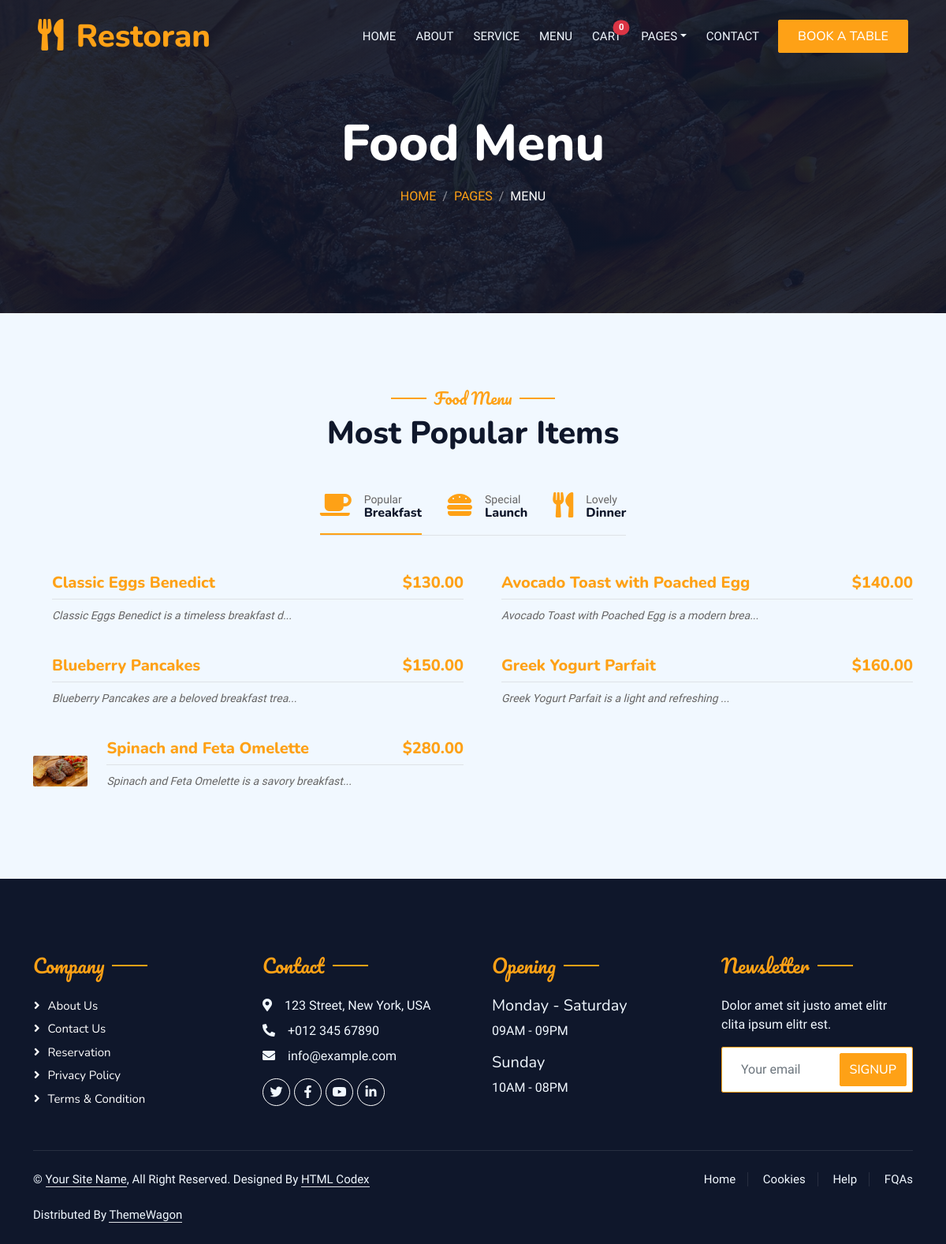
Page /break-first/ on the committed database.
### menue/models.py (models this page shows, shortened)
class Item(models.Model):
  name = models.CharField(max_length=300)
  description = HTMLField()
  price = models.DecimalField(max_digits=5,decimal_places=2)
  image = models.ImageField(upload_to='items')
  period = models.CharField(max_length=10,choices=PERIOD_CHOICES)
  slug = AutoSlugField(populate_from='name')
  created = models.DateTimeField(auto_now_add=True)

### menue/views.py (the view)
# urls.py: path('break-first/', break_fist_item, name='break-first'),
def break_fist_item(request):
  break_first = Item.objects.filter(period='BREAK_FIST')
  context ={
    'items':break_first
  }
  return render(request, 'break_fist.html', context)

### cart/templatetags/cart_count.py (called while the page is built)
@register.simple_tag
def cart_count(request, user):
    guest_user_count = 0
    guest_user_count = CartItem.objects.filter(session_key=request.session.session_key).count()
    total_count = guest_user_count
    return total_count if total_count > 0 else 0

### menue/templates/break_fist.html (shortened to what this page needs)
{% extends "base.html" %}
{% load cart_count %}
{% load static %}
{% block content %}
        <div class="container-xxl position-relative p-0">
            <nav class="navbar navbar-expand-lg navbar-dark bg-dark px-4 px-lg-5 py-3 py-lg-0">
                <a href="{% url 'home' %}" class="navbar-brand p-0">
                    <h1 class="text-primary m-0"><i class="fa fa-utensils me-3"></i>Restoran</h1>
                </a>
                <div class="collapse navbar-collapse" id="navbarCollapse">
                    <div class="navbar-nav ms-auto py-0 pe-4">
                        <a href="{% url 'home' %}" class="nav-item nav-link ">Home</a>
                        <a href="{% url 'about' %}" class="nav-item nav-link">About</a>
                        <a href="{% url 'service' %}" class="nav-item nav-link">Service</a>
                        <a href="{% url 'items' %}" class="nav-item nav-link">Menu</a>
                        <a href="{% url 'cart' %}" class="nav-item nav-link position-relative">
                        Cart
                        <span class="position-absolute  start-100 translate-middle badge rounded-pill bg-danger">
                          {% cart_count request request.user %}
                        </span>
                        </a>
                        <div class="nav-item dropdown">
                            <a href="#" class="nav-link dropdown-toggle" data-bs-toggle="dropdown">Pages</a>
                        </div>
                        <a href="{% url 'contact' %}" class="nav-item nav-link">Contact</a>
                    </div>
                    <a href="{% url 'booking' %}" class="btn btn-primary py-2 px-4">Book A Table</a>
                </div>
            </nav>
            <div class="container-xxl py-5 bg-dark hero-header mb-5">
                <div class="container text-center my-5 pt-5 pb-4">
                    <h1 class="display-3 text-white mb-3 animated slideInDown">Food Menu</h1>
                    <nav aria-label="breadcrumb">
                        <ol class="breadcrumb justify-content-center text-uppercase">
                            <li class="breadcrumb-item"><a href="#">Home</a></li>
                            <li class="breadcrumb-item"><a href="#">Pages</a></li>
                            <li class="breadcrumb-item text-white active" aria-current="page">Menu</li>
                        </ol>
                    </nav>
                </div>
            </div>
        </div>
        <div class="container-xxl py-5">
            <div class="container">
                <div class="text-center wow fadeInUp" data-wow-delay="0.1s">
                    <h5 class="section-title ff-secondary text-center text-primary fw-normal">Food Menu</h5>
                    <h1 class="mb-5">Most Popular Items</h1>
                </div>
                <div class="tab-class text-center wow fadeInUp" data-wow-delay="0.1s">
                    <ul class="nav nav-pills d-inline-flex justify-content-center border-bottom mb-5">
                        <li class="nav-item">
                            <a class="d-flex align-items-center text-start mx-3 ms-0 pb-3 active"  href="{% url 'break-first' %}">
                                <i class="fa fa-coffee fa-2x text-primary"></i>
                                <div class="ps-3">
                                    <small class="text-body">Popular</small>
                                    <h6 class="mt-n1 mb-0">Breakfast</h6>
                                </div>
                            </a>
                        </li>
                        <li class="nav-item">
                            <a class="d-flex align-items-center text-start mx-3 pb-3"  href="{% url 'lunch' %}">
                                <i class="fa fa-hamburger fa-2x text-primary"></i>
                                <div class="ps-3">
                                    <small class="text-body">Special</small>
                                    <h6 class="mt-n1 mb-0">Launch</h6>
                                </div>
                            </a>
                        </li>
                        <li class="nav-item">
                            <a class="d-flex align-items-center text-start mx-3 me-0 pb-3"  href="{% url 'dinner' %}">
                                <i class="fa fa-utensils fa-2x text-primary"></i>
                                <div class="ps-3">
                                    <small class="text-body">Lovely</small>
                                    <h6 class="mt-n1 mb-0">Dinner</h6>
                                </div>
                            </a>
                        </li>
                    </ul>
                    <div class="tab-content">
                        <div id="tab-1" class="tab-pane fade show p-0 active">
                            <div class="row g-4">
                            {% for item in items %}
                            <div class="col-lg-6">
                                    <div class="d-flex align-items-center">
                                        <a href="{% url 'detail' item.slug %}">
                                            <img class="flex-shrink-0 img-fluid rounded" src="{{ item.image.url }}" alt="" style="width: 80px;">
                                        </a>
                                        <div class="w-100 d-flex flex-column text-start ps-4">
                                            <h5 class="d-flex justify-content-between border-bottom pb-2">
                                                <a href="{% url 'detail' item.slug %}"><span>{{item.name}}</span></a>
                                                <span class="text-primary">${{item.price}} </span>
                                            </h5>
                                            <small class="fst-italic">{{item.description | slice:50 |safe}}... </small>
                                        </div>
                                    </div>
                                </div>
                            {% endfor %}
                            </div>
                        </div>
                    </div>
                </div>
            </div>
        </div>
{% endblock content %}

### static/css/style.css (style rules this page uses)
:root { --primary: #FEA116; --light: #F1F8FF; --dark: #0F172B; }
.ff-secondary { font-family: 'Pacifico', cursive; }
.btn { font-family: 'Nunito', sans-serif; font-weight: 500; text-transform: uppercase; transition: .5s; }
.btn.btn-primary, .btn.btn-secondary { color: #FFFFFF; }
.navbar-dark .navbar-nav .nav-link { position: relative; margin-left: 25px; padding: 35px 0; font-size: 15px; color: var(--light) !important; text-transform: uppercase; font-weight: 500; outline: none; transition: .5s; }
@media (min-width: 992px) { .navbar-dark { position: absolute; width: 100%; top: 0; left: 0; z-index: 999; background: transparent !important; } }
.hero-header { background: linear-gradient(rgba(15, 23, 43, .9), rgba(15, 23, 43, .9)), url(../img/bg-hero.jpg); background-position: center center; background-repeat: no-repeat; background-size: cover; }
.breadcrumb-item + .breadcrumb-item::before { color: rgba(255, 255, 255, .5); }
.section-title { position: relative; display: inline-block; }
.section-title::before { position: absolute; content: ""; width: 45px; height: 2px; top: 50%; left: -55px; margin-top: -1px; background: var(--primary); }
.section-title::after { position: absolute; content: ""; width: 45px; height: 2px; top: 50%; right: -55px; margin-top: -1px; background: var(--primary); }
.nav-pills .nav-item .active { border-bottom: 2px solid var(--primary); }

### rows in the picture
Item: name "Classic Eggs Benedict", price "130.00", description "Classic Eggs Benedict is a timeless breakfast d"
Item: name "Avocado Toast with Poached Egg", price "140.00", description "Avocado Toast with Poached Egg is a modern brea"
Item: name "Blueberry Pancakes", price "150.00", description "Blueberry Pancakes are a beloved breakfast trea"
Item: name "Greek Yogurt Parfait", price "160.00", description "Greek Yogurt Parfait is a light and refreshing"
Item: image (picture), name "Spinach and Feta Omelette", price "280.00", description "Spinach and Feta Omelette is a savory breakfast"
